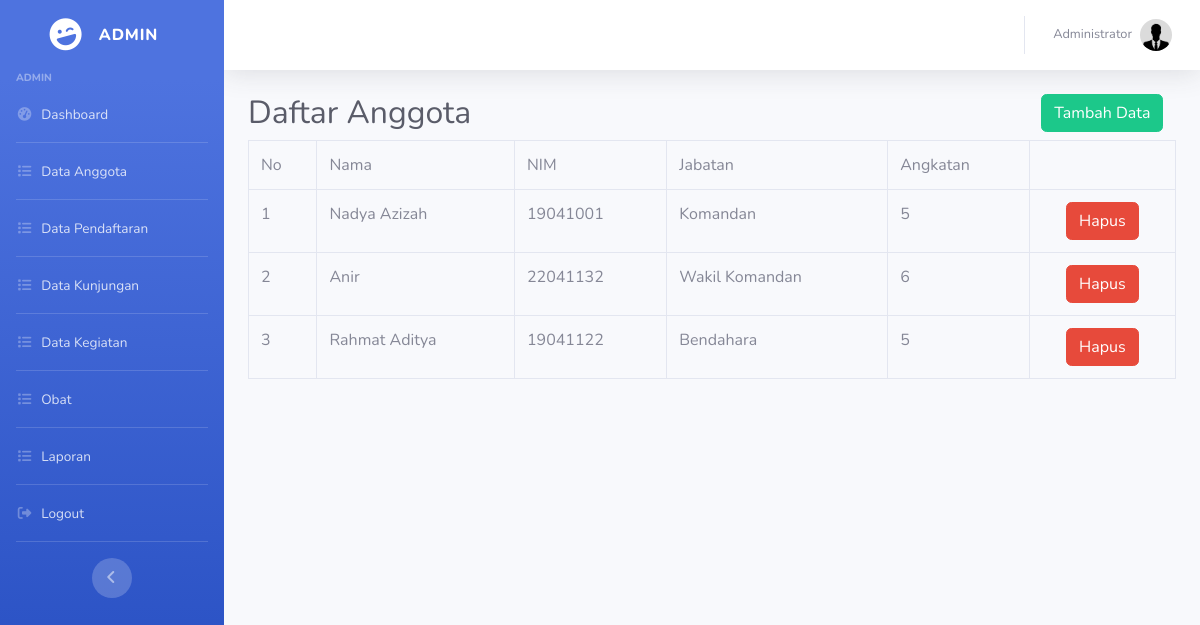
The app's page /admin/anggota.php (signed in) with its own data.
### tables this page shows
CREATE TABLE `anggota` (
  `id` int(11) NOT NULL,
  `nama` varchar(25) NOT NULL,
  `nim` varchar(25) NOT NULL,
  `jabatan` varchar(25) NOT NULL,
  `angkatan` varchar(25) NOT NULL
);

### admin/anggota_control.php (called while the page is built, shortened)
<?php
include('../config/koneksi.php');
$all_pendaftar = mysqli_query($koneksi, "SELECT * FROM anggota");
?>

### admin/anggota.php (the view, shortened to what this page needs)
<?php include('../config/auto_load.php'); ?>
<?php include('anggota_control.php') ?>
<?php include('../template/header.php'); ?>
<div class="container-fluid">
  <div class="row">
    <div class="col-10">
        <h2 class="text-gray-800">Daftar Anggota</h2>
    </div>
    <div class="col">
        <a href="anggota_tambah.php" class="text-white btn btn-success">Tambah Data</a>
    </div>
  </div>
  <div class="row">
    <div class="col-md-12">
      <table class="table table-bordered table-hover">
          <tr>
            <td scope="col">No</td>
            <td scope="col">Nama</td>
            <td scope="col">NIM</td>
            <td scope="col">Jabatan</td>
            <td scope="col">Angkatan</td>
          </tr>
          <?php
          $no = 1;
          while($p = mysqli_fetch_array($all_pendaftar)) { ?>
          <tr>
            <td><?= $no++ ?></td>
            <td><?= $p['nama'] ?></td>
            <td><?= $p['nim'] ?></td>
            <td><?= $p['jabatan'] ?></td>
            <td><?= $p['angkatan'] ?></td>
            <td class="text-center"> <a href="anggota_control.php?hapus=<?= $p['id'] ?>" class="text-white btn btn-danger">Hapus</a></td>
          </tr>
          <?php }
          ?>
      </table>
    </div>
  </div>
</div>

### records on screen
anggota: nama "Nadya Azizah", nim "19041001", jabatan "Komandan", angkatan "5"
anggota: nama "Anir", nim "22041132", jabatan "Wakil Komandan", angkatan "6"
anggota: nama "Rahmat Aditya", nim "19041122", jabatan "Bendahara", angkatan "5"

### other values on screen
$_SESSION['level'] "ADMIN"
$_SESSION['nama'] "Administrator"
